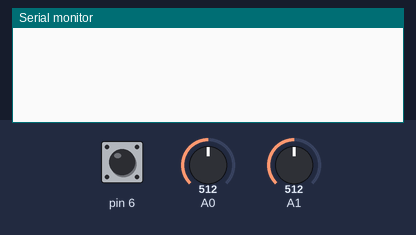
Recording of a sketch running on a simulated Arduino Uno, built with avr-gcc and run on an emulated ATmega328P. Shown: the last lines printed to the serial monitor. The inputs (shaded band) are chosen by the test bench; at power-on: pin 6 HIGH, A0 = 512, A1 = 512. WiFi joins after 1.5 s; servers stay silent unless stated.

Above: at 1.2 s.
1.3 s: pin 6 pulled LOW for 0.15 s
At 2.3 s:
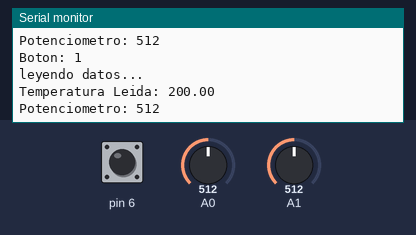
2.9 s: A0 set to 716
4.4 s: A1 set to 716
At 5.7 s:
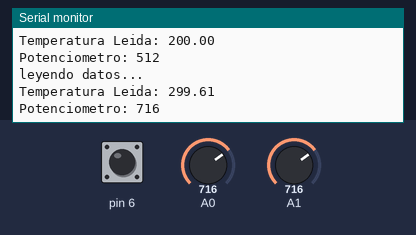

The sketch:

datalogger.ino
```cpp
#include "ThingSpeak.h"
#include <SPI.h>
#include <Ethernet.h>
#include "Timer.h"

#define DHT22_PIN 7

byte mac[] = { 0x90, 0xA2, 0xDA, 0x10, 0xB3, 0xBD};
byte ip[] = {10, 22, 72, 31};
byte DNS[] = {8, 8, 8, 8};
byte gateway[] = {10, 22, 72, 1};
byte subnet[] = {255, 255, 255, 0};

EthernetClient client;
Timer t;

boolean estado_boton;

unsigned long myChannelNumber = 250751;
const char * myWriteAPIKey = "APIKEY";

void setup() {
  pinMode(6, INPUT_PULLUP);
  estado_boton = digitalRead(6);
  Ethernet.begin(mac, ip, DNS, gateway, subnet);
  ThingSpeak.begin(client);
  Serial.begin(9600);
  t.every(5000, grabaDatos);
}

void loop() {
  t.update();
  boolean boton = digitalRead(6);
  if (boton != estado_boton) {
    Serial.print("Boton: ");
    Serial.println(boton);
    estado_boton = boton;
    grabaDatos();
  }
}

void grabaDatos() {
  Serial.println("leyendo datos... ");
  boolean boton = digitalRead(6);
  int sensorVal = analogRead(A0);
  float voltage = (sensorVal / 1024.0) * 5.0;
  float temperature = (voltage - 0.5) * 100; //Sonda temperatura kit Arduino
  Serial.print("Temperatura Leida: ");
  Serial.println(temperature);
  int pot = analogRead(A1);
  Serial.print("Potenciometro: ");
  Serial.println(pot);
  ThingSpeak.setField(1, temperature);
  ThingSpeak.setField(2, pot);
  ThingSpeak.setField(3, boton);
  ThingSpeak.writeFields(myChannelNumber, myWriteAPIKey);
}
```

Measured:
- after the input at 1.3 s, the serial monitor: prints a new line at once (image 1)
- after the input at 4.4 s, the serial monitor: prints a new line after 0.65 s (image 2)
